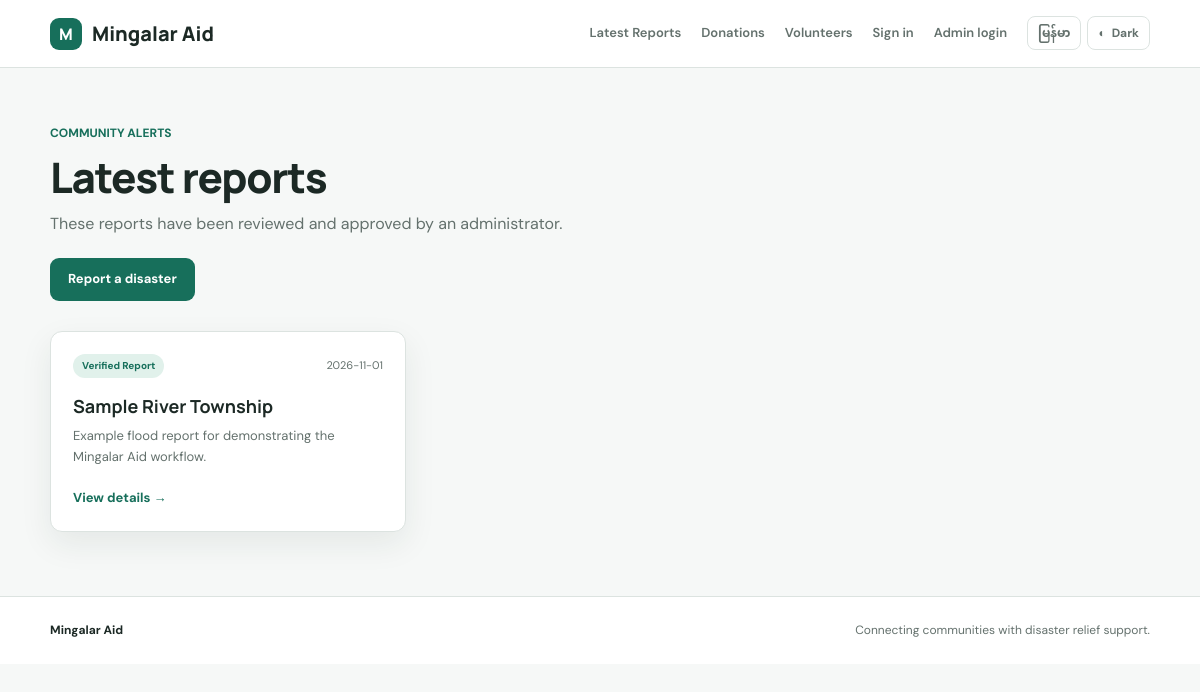
/disasters, run on the app's committed database.
### tables this page shows
CREATE TABLE disasters (
            id INTEGER PRIMARY KEY AUTOINCREMENT,
            disaster_date TEXT NOT NULL,
            place TEXT NOT NULL,
            description TEXT NOT NULL,
            evidence_url TEXT,
            status TEXT NOT NULL DEFAULT 'pending',
            submitted_at TEXT NOT NULL
        );

### MingalarAid.Backend/api/public_api.py (the view)
    @app.route("/disasters")
    def disasters():
        return render_template("disasters.html", disasters=disaster_service.list_public())

### MingalarAid.Backend/dataaccess/database.py (called while the page is built)
def get_connection():
    DATABASE_PATH.parent.mkdir(parents=True, exist_ok=True)
    connection = sqlite3.connect(DATABASE_PATH)
    connection.row_factory = sqlite3.Row
    return connection

### MingalarAid.Backend/dataaccess/disaster_repository.py (called while the page is built)
def list_approved(limit=None):
    query = "SELECT * FROM disasters WHERE status = 'approved' ORDER BY disaster_date DESC, id DESC"
    if limit:
        query += " LIMIT ?"
        params = (limit,)
    else:
        params = ()
    with get_connection() as db:
        return db.execute(query, params).fetchall()

### MingalarAid.Backend/service/disaster_service.py (called while the page is built)
def list_public():
    return disaster_repository.list_approved()

### MingalarAid.Frontend/templates/disasters.html (shortened to what this page needs)
{% extends "base.html" %}
{% block content %}
<div class="page-heading list-heading"><p class="eyebrow">COMMUNITY ALERTS</p><h1>Latest reports</h1><p>These reports have been reviewed and approved by an administrator.</p><a class="button primary" href="{{ url_for('report_disaster') }}">Report a disaster</a></div>
{% if disasters %}
<div class="card-grid">
{% for item in disasters %}
  <article class="disaster-card">
    <div class="card-top"><span class="status approved">Verified report</span><span class="date">{{ item.disaster_date }}</span></div>
    <h3>{{ item.place }}</h3><p>{{ item.description[:180] }}{% if item.description|length > 180 %}…{% endif %}</p>
    <a class="text-link" href="{{ url_for('disaster_detail', disaster_id=item.id) }}">View details →</a>
  </article>
{% endfor %}
</div>
{% else %}
<div class="empty-state"><div class="empty-icon">♡</div><h3>No approved disasters</h3><p>There are currently no approved disaster reports.</p><a class="button primary" href="{{ url_for('report_disaster') }}">Submit a report</a></div>
{% endif %}
{% endblock %}

### MingalarAid.Frontend/static/css/style.css (style rules this page uses)
:root { color-scheme: light; --bg: #f6f8f7; --surface: #ffffff; --surface-soft: #eef3f1; --text: #1c2925; --muted: #64716d; --border: #dce3e0; --brand: #176f5b; --brand-strong: #105747; --brand-soft: #e1f1eb; --danger: #b43f46; --danger-soft: #fbeaec; --warning: #946516; --warning-soft: #fff3d7; --shadow: 0 12px 32px rgb(22 45 37 / 8%); --radius: 12px; }
* { box-sizing: border-box; }
html { scroll-behavior: smooth; }
body { margin: 0; background: var(--bg); color: var(--text); font-family: 'DM Sans', 'Noto Sans Myanmar', sans-serif; line-height: 1.6; transition: background .2s, color .2s; }
a { color: inherit; text-decoration: none; }
.eyebrow { margin: 0 0 12px; color: var(--brand); font-size: 12px; font-weight: 700; }
.hero h1, .page-heading h1, .form-intro h1, .detail-panel h1, .login-card h1, .auth-form h1 { color: var(--text); font: 800 clamp(36px, 6vw, 62px) / 1.08 'Manrope', 'Noto Sans Myanmar', sans-serif; letter-spacing: -2px; margin: 0 0 20px; }
.button { display: inline-flex; align-items: center; justify-content: center; min-height: 42px; border: 1px solid transparent; border-radius: 9px; padding: 10px 17px; font-weight: 700; font-size: 13px; cursor: pointer; transition: background .15s, border-color .15s, transform .15s; }
.primary { background: var(--brand); color: #fff; }
.text-link, .back-link { color: var(--brand); font-size: 13px; font-weight: 700; }
.card-grid, .support-grid { display: grid; grid-template-columns: repeat(3, minmax(0, 1fr)); gap: 16px; margin-bottom: 64px; }
.disaster-card, .support-card, .admin-card, .detail-panel, .form-card, .table-wrap { background: var(--surface); border: 1px solid var(--border); border-radius: var(--radius); box-shadow: var(--shadow); }
.disaster-card, .support-card, .admin-card { padding: 22px; }
.card-top, .support-card-top { display: flex; align-items: center; justify-content: space-between; gap: 10px; margin-bottom: 16px; }
.status { display: inline-block; border-radius: 999px; padding: 4px 9px; font-size: 10px; font-weight: 700; text-transform: capitalize; }
.status.approved { background: var(--brand-soft); color: var(--brand); }
.date { color: var(--muted); font-size: 11px; }
.disaster-card h3, .admin-card h3, .support-card h2 { color: var(--text); font: 700 18px 'Manrope', 'Noto Sans Myanmar', sans-serif; margin: 0 0 8px; }
.disaster-card p, .admin-card p, .support-detail { color: var(--muted); font-size: 13px; margin: 0 0 16px; }
.page-heading { padding: 56px 0 30px; }
.page-heading h1, .form-intro h1 { font-size: 42px; letter-spacing: -1.2px; margin-bottom: 10px; }
.page-heading > p:last-of-type, .form-intro > p:not(.eyebrow) { color: var(--muted); margin: 0; max-width: 680px; }
.list-heading { display: flex; flex-direction: column; align-items: flex-start; }
.list-heading .button { margin-top: 22px; }
html, body { max-width: 100%; overflow-x: hidden; }

### data on the page
disasters: disaster_date "2026-11-01", place "Sample River Township", description "Example flood report for demonstrating the Mingalar Aid workflow."
